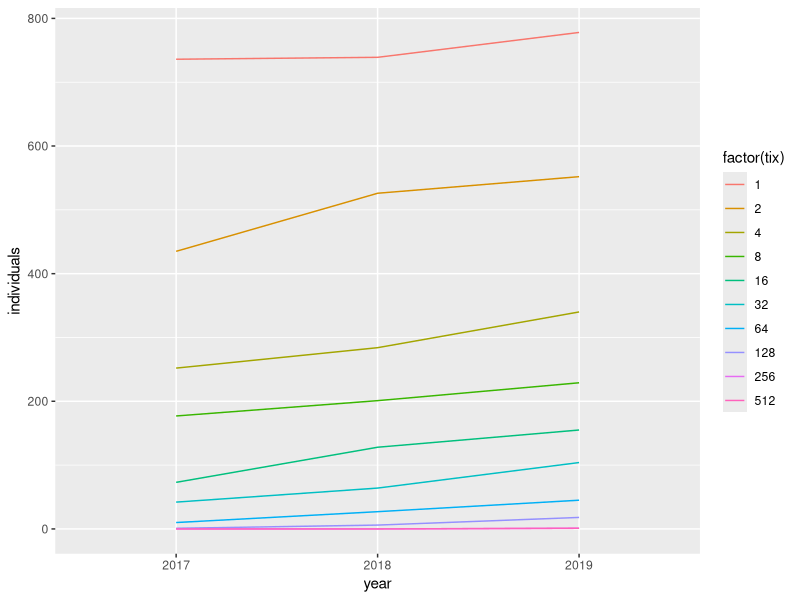
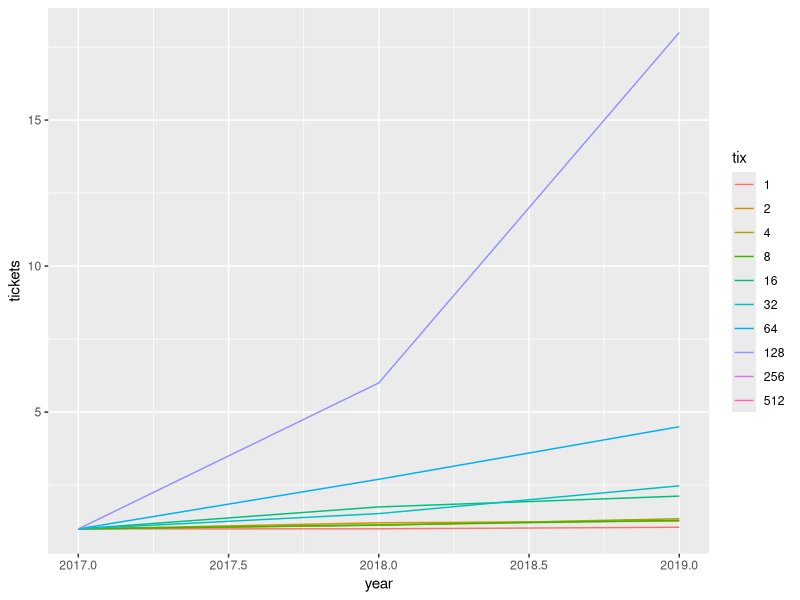
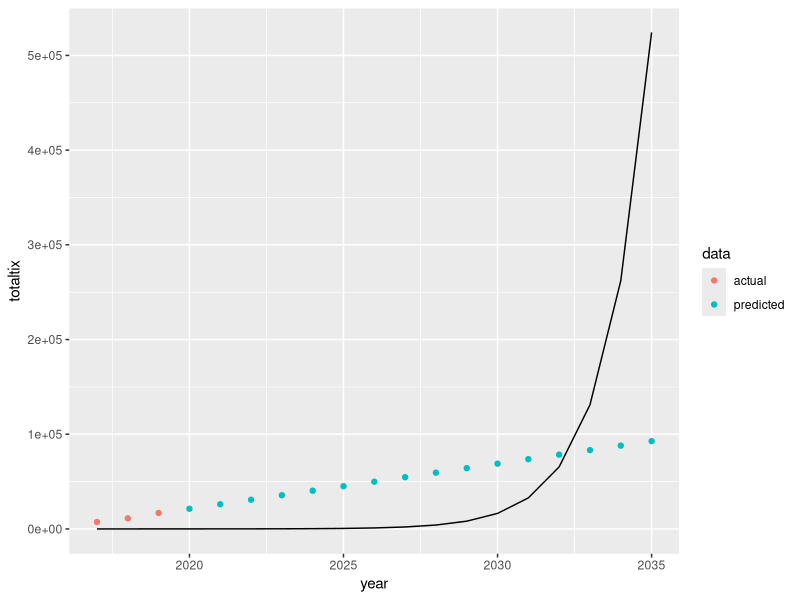
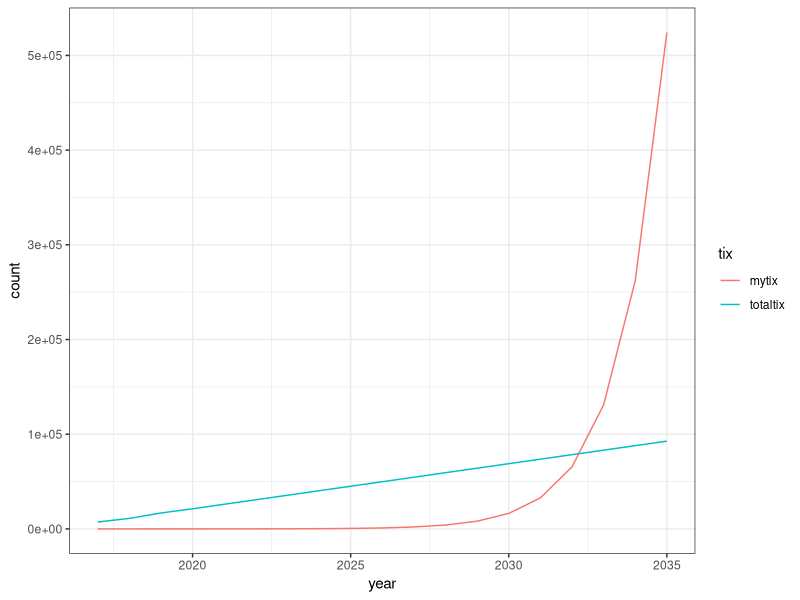

Source code (R) for these figures, in order:
## ---- chunk 1
knitr::opts_chunk$set(echo = TRUE)

library(tidyverse)
## ---- chunk 2
x <- read_csv("hr100_odds.csv")

x %>%
  select(tix:"2019") %>%
  gather(year, individuals, -tix) %>%
  ggplot(aes(year, individuals)) +
  geom_line(aes(group = tix, color = factor(tix)))
## ---- chunk 3
x %>%
  select("tix":"2019") %>%
  mutate(tix = factor(tix)) %>%
  map_if(is.numeric, function(y) y / x$`2017`) %>%
  bind_cols() %>%
  gather(year, tickets, -tix) %>%
  mutate(year = as.numeric(year)) %>%
  ggplot(aes(year, tickets)) +
  geom_line(aes(group = tix, color = tix))
## ---- chunk 4
yrs <- x %>%
  select("2017":"2019") %>%
  map(function(y) x$tix * y) %>%
  bind_cols() %>%
  gather(year, tickets) %>%
  mutate(year = as.numeric(year)) %>%
  group_by(year) %>%
  summarize(totaltix = sum(tickets)) %>%
  mutate(data = "actual")

newyear <- seq(2020, 2035)

lm <- lm(totaltix ~ year, data = yrs)
pred <- data.frame(year = newyear, 
                   totaltix = predict(lm, newdata = data.frame(year = newyear)),
                   data = "predicted")

df <- bind_rows(yrs, pred) %>%
  mutate(mytix = 2^(seq(1, nrow(.))))

df %>%
  ggplot(aes(x = year)) +
  geom_point(aes(y = totaltix, color = data)) + 
  geom_line(aes(y = mytix))
## ---- chunk 5
df %>%
  select(-data) %>%
  gather(tix, count, -year) %>%
  ggplot(aes(x = year, y = count)) +
  geom_line(aes(group = tix, color = tix)) + 
  theme_bw()
